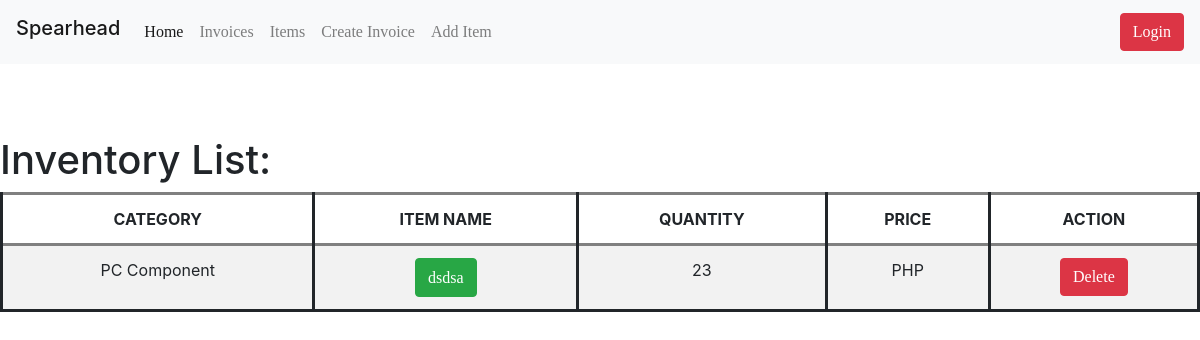
Before: /list_stock/ with the older database file.
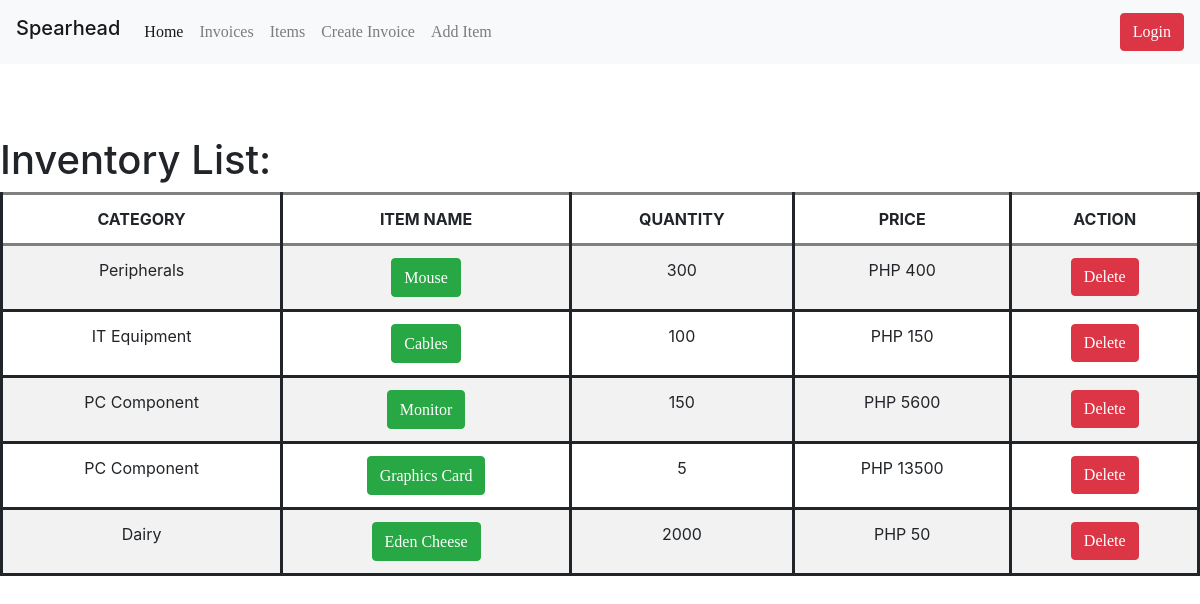
After: the same page with the newer database file.
### invmgmt/models.py (models this page shows, shortened)
class Stock(models.Model):
	category = models.CharField("Category:", max_length=50, default='', blank=True, null=True)
	item_name = models.CharField("Item Name:", max_length=50, blank=True, null=True)
	quantity = models.IntegerField("Quantity:", default='0', blank=True, null=True)
	set_price = models.CharField ("Pricing:", max_length=50, default='', blank=True, null=True)
	receive_quantity = models.IntegerField(default='0', blank=True, null=True)
	receive_by = models.CharField(max_length=50, blank=True, null=True)
	issue_quantity = models.IntegerField(default='0', blank=True, null=True)
	issue_by = models.CharField(max_length=50, blank=True, null=True)
	issue_to = models.CharField(max_length=50, blank=True, null=True)
	phone_number = models.CharField(max_length=50, blank=True, null=True)
	created_by = models.CharField(max_length=50, blank=True, null=True)

### invmgmt/views.py (the view)
# urls.py: path('list_stock/',list_stock, name='list_stock'),
def list_stock(request):
	title = 'List of items:'
	queryset_stock = Stock.objects.all()
	context = {
		"title": title,
		"queryset": queryset_stock,
	}
	return render(request, "list_view_item.html", context)

### templates/list_view_item.html (shortened to what this page needs)
{% load static %}
<!DOCTYPE html>
<html lang="en">
<head>
    <link rel="stylesheet" type="text/css" href="https://stackpath.bootstrapcdn.com/bootstrap/4.5.2/css/bootstrap.min.css">
    <link href="{% static 'css/stylesheet.css' %}" rel="stylesheet">
</head>
<body>
{% include 'navbar.html' %}
<br><br><br>
<h1>Inventory List:</h1>
<table class="table table-striped">
        <thead>
          <tr>
              <th>CATEGORY</th>
            <th>ITEM NAME</th>
              <th>QUANTITY</th>
              <th>PRICE</th>
              <th>ACTION</th>
          </tr>
        </thead>
	{% for instance in queryset %}
        <tr>
        <td>{{instance.category}}</td>
            <td><button class="btn btn-success"><a href="{% url 'update_items' instance.id %}">{{instance.item_name}}</a></button></td>
	    <td>{{instance.quantity}}</td>
            <td>PHP {{instance.set_price}}</td>
        <td><a class="btn btn-danger" type="submit" href="{% url 'delete_stock' instance.id %}">Delete</a></td>
        </tr>
	{% endfor %}
    </table>

### templates/navbar.html (shortened to what this page needs)
<nav class="navbar navbar-expand-lg navbar-light bg-light">
  <h1 class="navbar-brand" href="#">Spearhead</h1>
  <div class="collapse navbar-collapse" id="navbarSupportedContent">
    <ul class="navbar-nav mr-auto">
      <li class="nav-item active">
        <a class="nav-link" href="/">Home <span class="sr-only">(current)</span></a>
      </li>
      <li class="nav-item">
        <a class="nav-link" href="/list_invoice">Invoices</a>
      </li>
        <li class="nav-item">
        <a class="nav-link" href="/list_stock">Items</a>
      </li>
        <li class="nav-item">
        <a class="nav-link" href="/create_invoice">Create Invoice</a>
      </li>
        <li class="nav-item">
        <a class="nav-link" href="/add_item">Add Item</a>
      </li>
    </ul>
    {% if request.user.is_authenticated %}
        <a href="/accounts/logout"><button class="btn btn-outline-warning" type="submit">{{ user }} | Logout</button></a>
{% else %}
 <a href="/accounts/login"><button class="btn btn-danger">Login</button></a>
{% endif %}
  </div>
</nav>

### invoicemgmt/static/css/stylesheet.css (style rules this page uses)
table { border-style: solid; text-align: center; }
tr { border-style: solid; text-align: center; }
th { border-style: solid; text-align: center; }
td { border-style: solid; text-align: center; }
ul { list-style-type: none; margin: 0; padding: 0; }
a { text-decoration: none; color: white; display: inline; list-style-type: none; font-family: "Lucida Console"; text-align: center; }

Changed rows visible on the page:
removed Stock: category "PC Component", item_name "dsdsa", quantity "23"
added Stock: category "Peripherals", item_name "Mouse", quantity "300", set_price "400"
added Stock: category "IT Equipment", item_name "Cables", quantity "100", set_price "150"
added Stock: category "PC Component", item_name "Monitor", quantity "150", set_price "5600"
added Stock: category "PC Component", item_name "Graphics Card", quantity "5", set_price "13500"
added Stock: category "Dairy", item_name "Eden Cheese", quantity "2000", set_price "50"
